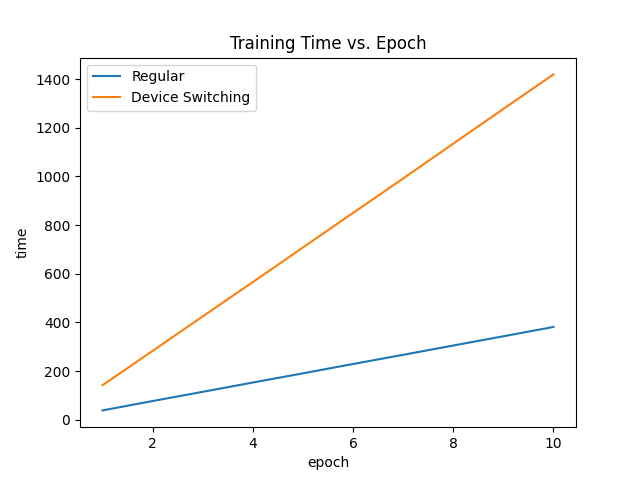

Reproduce this figure in Python.
import time

import torch
import torch.nn as nn
import torch.optim as optim
import torch.nn.functional as F

import torchvision
import torchvision.models as models
import torchvision.transforms as transforms

import matplotlib.pyplot as plt


def training_loop(model, trainloader, criterion, optimizer, epochs, move_model, print_each=200):
    time_begin = time.time()

    # get devices
    CPU = torch.device("cpu")
    if torch.cuda.is_available(): 
        ACCELERATOR = torch.device("cuda")
    elif torch.backends.mps.is_available(): 
        ACCELERATOR = torch.device("mps")
    
    # move model to gpu/mps
    model = model.to(ACCELERATOR)
    time_at_epoch = []

    for epoch in range(epochs):  # loop over the dataset multiple times
        running_loss = 0.0
        for i, data in enumerate(trainloader, 0):
            # get the inputs; data is a list of [inputs, labels]
            inputs, labels = data
            inputs = inputs.to(ACCELERATOR)
            labels = labels.to(ACCELERATOR)

            # zero the parameter gradients
            optimizer.zero_grad()

            # forward + backward + optimize
            outputs = model(inputs)
            loss = criterion(outputs, labels)
            loss.backward()
            optimizer.step()

            # print statistics
            running_loss += loss.item()
            if i % print_each == (print_each-1):
                print(f'[{epoch + 1}, {i + 1:5d}] loss: {running_loss / print_each:.3f}')
                running_loss = 0.0
            
            # move model to cpu, then back to accelerator (GPU, MPS)
            if move_model:
                model = model.to(CPU)
                model = model.to(ACCELERATOR)

        current_time = time.time() - time_begin
        time_at_epoch.append(current_time)

    return time_at_epoch


# hyper parameters
BATCH_SIZE = 64
EPOCHS = 10

# data
transform = transforms.Compose([transforms.ToTensor(), transforms.Normalize((0.5, 0.5, 0.5), (0.5, 0.5, 0.5))])
trainset = torchvision.datasets.CIFAR10(root='./data', train=True, download=True, transform=transform)
trainloader = torch.utils.data.DataLoader(trainset, batch_size=BATCH_SIZE, shuffle=True)
# testset = torchvision.datasets.CIFAR10(root='./data', train=False, download=True, transform=transform)
# testloader = torch.utils.data.DataLoader(testset, batch_size=BATCH_SIZE, shuffle=False)

# model info
model_no_switching = models.resnet34()
model_with_switching = models.resnet34()
optimizer_no_switching = optim.SGD(model_no_switching.parameters(), lr=0.001, momentum=0.9)
optimizer_with_switching = optim.SGD(model_with_switching.parameters(), lr=0.001, momentum=0.9)
criterion = nn.CrossEntropyLoss()

# start
time_no_switching = training_loop(model_no_switching, trainloader, criterion, optimizer_no_switching, EPOCHS, False)
time_with_switching = training_loop(model_with_switching, trainloader, criterion, optimizer_with_switching, EPOCHS, True)
epochs = range(1, len(time_no_switching)+1)

plt.plot(epochs, time_no_switching, label='Regular')
plt.plot(epochs, time_with_switching, label='Device Switching')
plt.xlabel('epoch')
plt.ylabel('time')
plt.legend()
plt.title("Training Time vs. Epoch")
plt.show()
